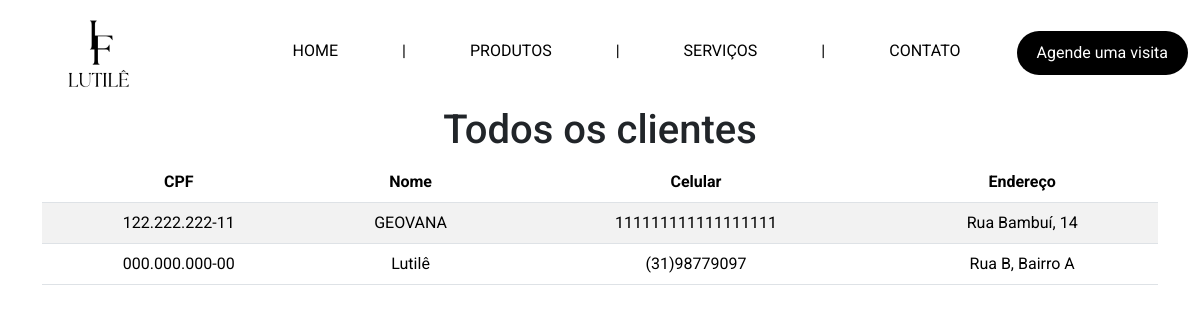
Page /admin/clientes on the committed database.
### tables this page shows
CREATE TABLE `cliente` (
  `cpf` VARCHAR(11) NOT NULL,
  `nome` VARCHAR(100) NOT NULL,
  `celular` VARCHAR(14) NOT NULL,
  `endereco` VARCHAR(100) NOT NULL,
  PRIMARY KEY (`cpf`)
);

### app.py (the view)
@app.route('/admin/clientes', methods=['GET'])
def clientes_admin():
    clientes = get_clientes()
    return render_template('html/pages/admin/clientes-admin.html', clientes=clientes)

### app.py (called while the page is built)
def get_connection():
    return sqlite3.connect('instance/salao_festas.db')

def get_clientes():
    with get_connection() as conn:
        cursor = conn.cursor()
        cursor.execute('SELECT * FROM cliente')
        clientes = cursor.fetchall()
        return clientes

@app.context_processor
def inject_active():
    def is_active(endpoint): #recebe o endpoint (rota) e verifica se é igual o endpoint atual, se for ele retorna a classeactive, se não retorna vazio
        return 'active' if request.endpoint == endpoint else ''
    return dict(is_active=is_active)

### templates/html/pages/admin/clientes-admin.html
{% extends 'base.html'%}
{% block content %}
<h1 class="text-center">Todos os clientes</h1>
<div class="container d-flex flex-column align-items-center">
    <table class="table table-striped">
        <thead>
          <tr>
            <th scope="col" class="text-center">CPF</th>
            <th scope="col" class="text-center">Nome</th>
            <th scope="col" class="text-center">Celular</th>
            <th scope="col" class="text-center">Endereço</th>
          </tr>
        </thead>
        <tbody>
          {% for cliente in clientes %}
          <tr>
              <td class="text-center">{{ cliente[0] }}</td>
              <td class="text-center">{{ cliente[1] }}</td>
              <td class="text-center">{{ cliente[2] }}</td>
              <td class="text-center">{{ cliente[3] }}</td>
          </tr>
          {% endfor %}
        </tbody>
      </table>
</div>
{% endblock %}

### static/style/style.css (style rules this page uses)
* { font-family: "Roboto", sans-serif !important; }

### rows in the picture
cliente: cpf "122.222.222-11", nome "GEOVANA", celular "111111111111111111", endereco "Rua Bambuí, 14"
cliente: cpf "000.000.000-00", nome "Lutilê", celular "(31)98779097", endereco "Rua B, Bairro A"
